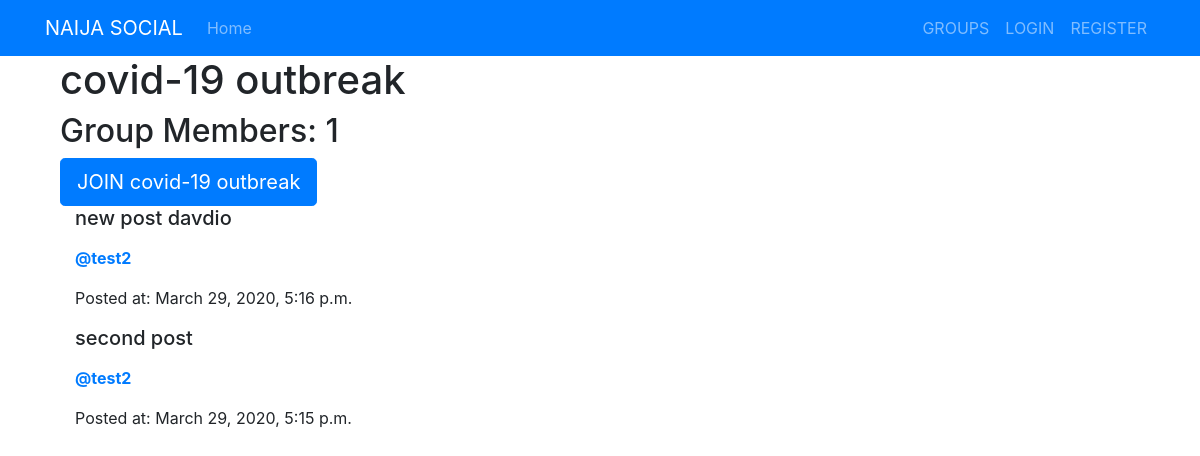
/groups/covid-19-outbreak/, run on the app's committed database.
### groups/models.py (models this page shows, shortened)
class Group(models.Model):
    name = models.CharField(max_length=50, unique=True)
    slug = models.SlugField(allow_unicode=True, unique=True)
    description = models.TextField(blank=True)
    description_html = models.TextField(editable=False, blank=True)
    members = models.ManyToManyField(User, through='GroupMember')

### posts/models.py (models this page shows, shortened)
class Post(models.Model):
    user = models.ForeignKey(User, related_name='posts', on_delete=models.CASCADE)
    posted_at = models.DateTimeField(auto_now=True)
    message = models.TextField()
    message_html = models.TextField(editable=False)
    group = models.ForeignKey(Group, related_name='posts',null=True,blank=True,on_delete=models.CASCADE)
    class Meta:
        ordering = ['-posted_at']
        unique_together = ['user', 'message']

### groups/views.py (the view)
# urls.py: path('<slug>/', views.SingleGroup.as_view(), name='single'),
class SingleGroup(DetailView):
    model = Group

### groups/templates/groups/group_detail.html
{% extends 'groups/group_base.html' %}
{% block pregroup %}
    <h1>{{group.name}}</h1>
    <h2>Group Members: {{group.members.count}}</h2>
    <div class="leaveorjoin">
        {% if user in group.members.all %}
            <a href="{% url 'groups:leavegroup' slug=group.slug %}"><input type="button" value="LEAVE {{group.name}}" class="btn btn-warning btn-lg"></a>
        {% else %}
            <a href="{% url 'groups:joingroup' slug=group.slug %}"><input type="button" value="JOIN {{group.name}}" class="btn btn-primary btn-lg"></a>
        {% endif %}
    </div>
{% endblock %}
{% block group_content %}
    <div class="col-md-8">
        {% if group.posts.count == 0 %}
            <h2>No posts yet in this group</h2>
        {% else %}
            {% for post in group.posts.all %}
                {% include 'posts/_post.html' %}
            {% endfor %}
        {% endif %}
    </div>
{% endblock group_content %}

### posts/templates/posts/_post.html
<div class="">
  <h5>
      {{post.message_html|safe}}
  </h5>
  <p><a href="{% url 'posts:otherposts' username=post.user.username %}"><strong>@{{post.user.username}}</strong></a></p>
  <p>Posted at: {{post.posted_at}} </p>
</div>

### data on the page
Group: name "covid-19 outbreak", members.count "1", name "JOIN covid-19 outbreak"
Post: message_html "new post davdio", user.username "test2", posted_at "March 29, 2020, 5:16 p.m."
Post: message_html "second post", user.username "test2", posted_at "March 29, 2020, 5:15 p.m."
